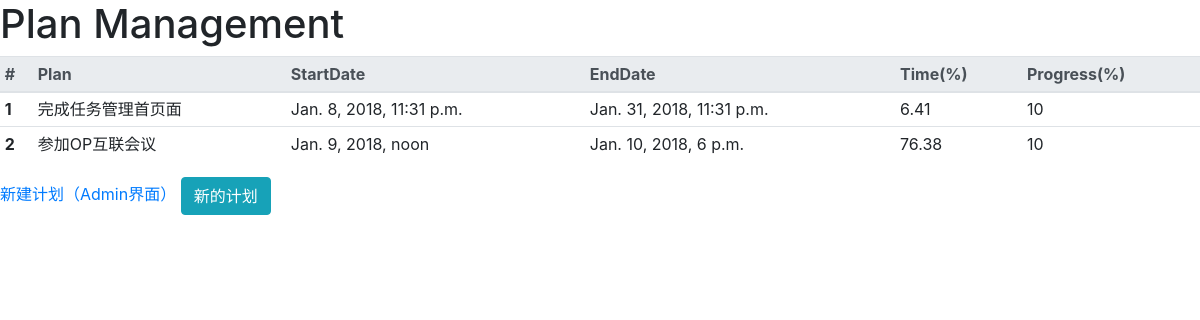
The app's page /plans/, older data.
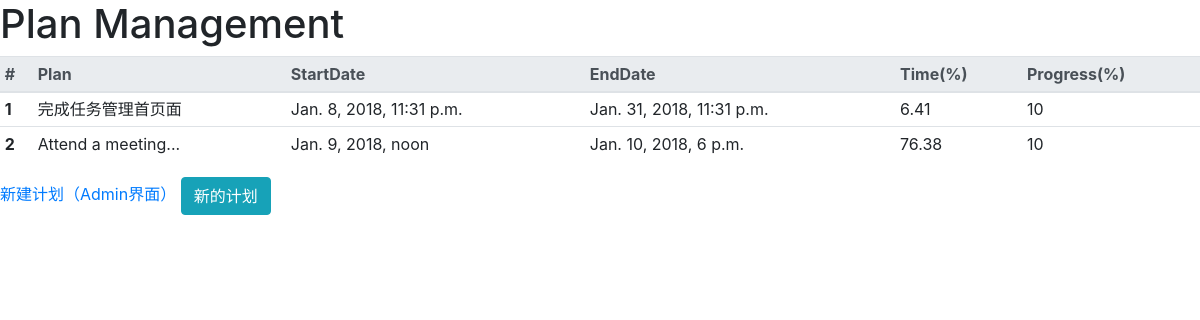
The same page, newer data.
### plans/models.py (models this page shows, shortened)
class Plan(models.Model):
    plan_text = models.CharField(max_length=200)
    category = models.CharField(max_length=50, blank=True)
    start_date = models.DateTimeField('plan to begin')
    end_date = models.DateTimeField('plan to end')
    progress = models.IntegerField(default=0)
    remark = models.CharField(max_length = 500, blank = True)
    def calc_date_percentage(self):
        date_span = self.end_date - self.start_date
        now = timezone.now()
        if now > self.start_date:
            pctg = (now - self.start_date) * 100 / date_span
            pctg = round(pctg, 2)
            return pctg
        else:
            return 'NOT START YET'

### plans/views.py (the view)
# urls.py: path('', views.IndexView.as_view(), name='index')
class IndexView(generic.ListView):
    template_name = "plans/index.html"
    context_object_name = "latest_plan_list"
    def get_queryset(self):
        return Plan.objects.all()

### plans/templates/plans/index.html (shortened to what this page needs)
<!doctype html>
<html lang="en">
<head>
    {% load static %}
    <link rel="stylesheet" href="{% static 'plans/bootstrap.min.css' %}">
</head>
<body>
    <h1>Plan Management</h1>
    <table class="table table-sm">
        <thead class="thead-light">
            <tr>
                <th scope="col">#</th>
                <th scope="col">Plan</th>
                <th scope="col">StartDate</th>
                <th scope="col">EndDate</th>
                <th scope="col">Time(%)</th>
                <th scope="col">Progress(%)</th>
            </tr>
        </thead>
        <tbody>
            {% for plan in latest_plan_list %}
            <tr>
                <th scope="row">{{plan.id}}</th>
                <td>{{plan.plan_text}}</td>
                <td>{{plan.start_date}}</td>
                <td>{{plan.end_date}}</td>
                <td>{{plan.calc_date_percentage}}</td>
                <td>{{plan.progress}}</td>
            </tr>
            {% endfor %}
        </tbody>
    </table>
<div>
    <a href="/admin/plans/plan/add/">新建计划（Admin界面）</a>
    <button class="btn btn-info">新的计划</button>
</div>
</body>
</html>

Row changes from the older to the newer data that the page shows:
changed Plan id 2: plan_text "参加OP互联会议" → "Attend a meeting..."
